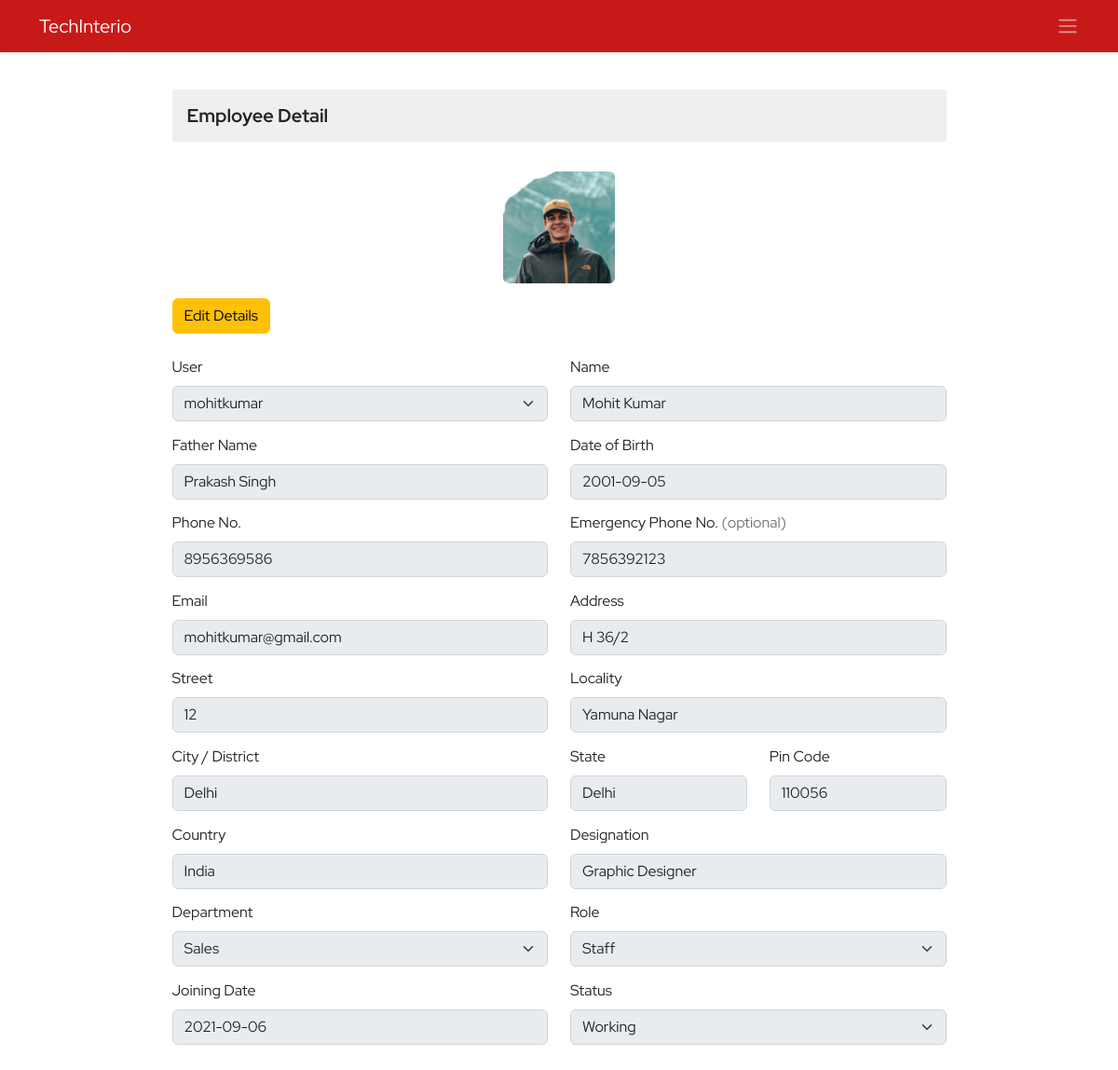
The page /ems/employee-detail/8/ (signed in) on the database as committed earlier.
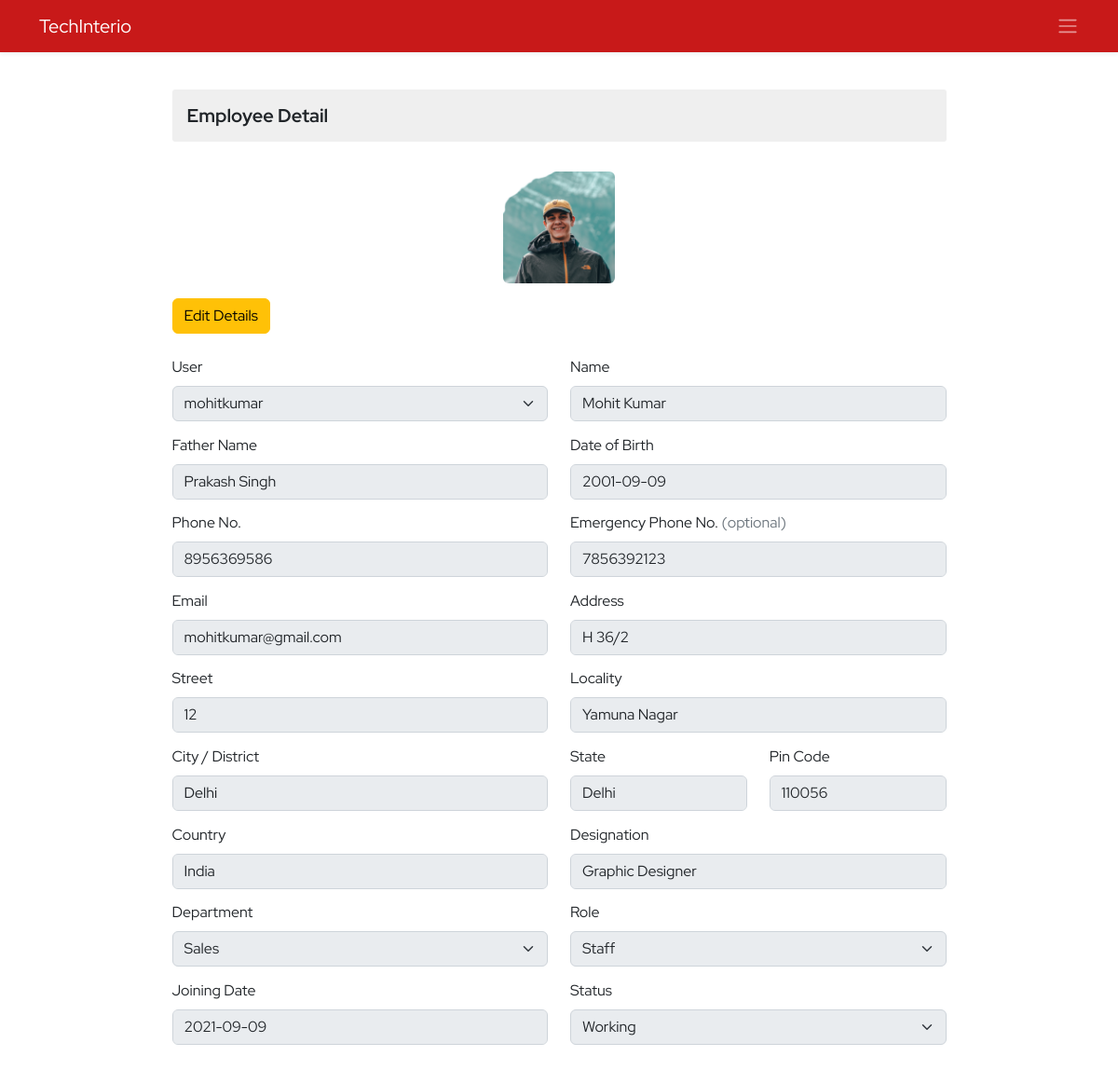
The same page on the database as committed later.
### ems/models.py (models this page shows, shortened)
class Employee(models.Model):
    empid=models.AutoField(primary_key=True)
    user=models.OneToOneField(User,on_delete=models.CASCADE)
    name=models.CharField(max_length=50)
    father_name=models.CharField(max_length=50)
    avtar=models.ImageField(upload_to='employee_profile_images', blank=True , default='profile.jpg')
    dob=models.DateField()
    email=models.EmailField(max_length=100)
    mobile_no=models.IntegerField()
    emergency_mobile_no=models.IntegerField(null=True,blank=True)
    address=models.OneToOneField(Address, on_delete=models.CASCADE,blank=True, null=True,)
    designation=models.CharField(max_length=70)
    role=models.ForeignKey(Role, on_delete=models.SET_NULL,blank=True, null=True,)
    department=models.ForeignKey(Department, on_delete=models.SET_NULL,blank=True, null=True,)
    joining_date=models.DateField()
    status=models.CharField(max_length=15)
    @property
    def imageURL(self):
        try:
            url=self.avtar.url
        except:
            url=''
        return url

### ems/views.py (the view, shortened to what this page needs)
# urls.py: path('employee-detail/<empid>/',employeeDetail,name='employee-detail'),
@login_required()
def employeeDetail(request, empid):
    context = {}
    try:
        if not request.user.is_superuser:
            profile_obj=Employee.objects.get(user=request.user)
            context['profile']=profile_obj
        employee_obj = Employee.objects.get(empid=empid)
        user_obj = User.objects.get(username=employee_obj.user)
        department_obj = Department.objects.all()
        role_obj = Role.objects.all()
        context['departments'] = department_obj
        context['roles'] = role_obj
        context['employee_obj'] = employee_obj
        addres_obj = Address.objects.get(user=user_obj)
        context['address_obj'] = addres_obj
    except Exception as e:
        print('Employee Detail Exception : ', e)
    return render(request, 'ems/employee_detail.html', context)

### ems/models.py (called while the page is built)
    def __str__(self):
        return self.name

    def __str__(self):
        return self.name

### ems/templates/ems/employee_detail.html (shortened to what the changed rows need)
{% extends './base.html' %}
{% block body %}
<div class="container py-4">
    <div class="row d-felx justify-content-center align-items-center">
        <div class="col-9">
            <div class="profile-image my-3">
                <img src="{{employee_obj.imageURL}}" alt="" class="rounded">
            </div>
            <form action="" method="post" class="mt-4 add-employee">
                <div class="row gy-1">
                    <div class="mb-3 col-12 col-sm-6">
                        <label for="select-user" class="form-label">User </label>
                        <select readonly class="form-select employee_detail" aria-label="Default select example"
                            id="select-user" required name="select-user">
                            <option value="{{employee_obj.user}}" selected>{{employee_obj.user}}</option>
                        </select>
                    </div>
                    <div class="mb-3 col-12 col-sm-6">
                        <label for="fname" class="form-label">Name</label>
                        <input type="text" class="form-control employee_detail" id="fname" name="employee-name" required
                            value="{{employee_obj.name}}">
                    </div>
                    <div class="mb-3 col-12 col-sm-6">
                        <label for="father-name" class="form-label">Father Name</label>
                        <input type="text" class="form-control employee_detail" id="father-name" name="father-name"
                            required value="{{employee_obj.father_name}}" readonly>
                    </div>
                    <div class="mb-3 col-12 col-sm-6">
                        <label for="dob" class="form-label">Date of Birth</label>
                        <input type="text" class="form-control employee_detail"
                            value="{{employee_obj.dob | date:'Y-m-d'}}" id="dob" name="employee-dob" required>
                    </div>
                    <div class="mb-3 col-12 col-sm-6">
                        <label for="email" class="form-label">Phone No.</label>
                        <input type="number" class="form-control employee_detail" id="email"
                            value="{{employee_obj.mobile_no}}" name="phone-number" required>
                    </div>
                    <div class="mb-3 col-6">
                        <label for="ephone" class="form-label">Emergency Phone No. <span class="text-muted">(optional)</span> </label>
                        <input type="number" value="{{employee_obj.emergency_mobile_no}}" class="form-control employee_detail" id="ephone" placeholder="None"
                            name="ephone-number">
                    </div>
                    <div class="mb-3 col-12 col-sm-6">
                        <label for="email" class="form-label">Email</label>
                        <input type="email" class="form-control employee_detail" id="email"
                            value="{{employee_obj.email}}" name="email" required>
                    </div>
                    <div class="mb-3 col-12 col-sm-6">
                        <label for="designation" class="form-label">Designation</label>
                        <input type="text" class="form-control employee_detail" id="designation" required
                            value="{{employee_obj.designation}}" name="designation">
                    </div>
                    <div class="mb-3 col-12 col-sm-6">
                        <label for="joining-date" class="form-label">Joining Date</label>
                        <input type="text" class="form-control employee_detail" id="dob" name="joining-date" required
                            value="{{employee_obj.joining_date | date:'Y-m-d' }}">
                    </div>
                    <div class="mb-3 col-12 col-sm-6">
                        <label for="select-status" class="form-label">Status</label>
                        <select class="form-select employee_detail" aria-label="Default select example"
                            id="select-status" name="select-status" required>
                            {% if employee_obj.status == 'Working' %}
                            <option value="{{employee_obj.status}}" selected>{{employee_obj.status}}</option>
                            {% else %}
                            <option value="{{employee_obj.status}}" selected>{{employee_obj.status}}</option>
                            <option value="Working" >Working</option>
                            {% endif %}
                        </select>
                    </div>
            </form>
        </div>
    </div>
</div>
{% endblock body %}

Rows that differ between the two databases and show on the page:
changed Employee "Mohit Kumar": employee-dob "2001-09-05" → "2001-09-09"; joining-date "2021-09-06" → "2021-09-09"
